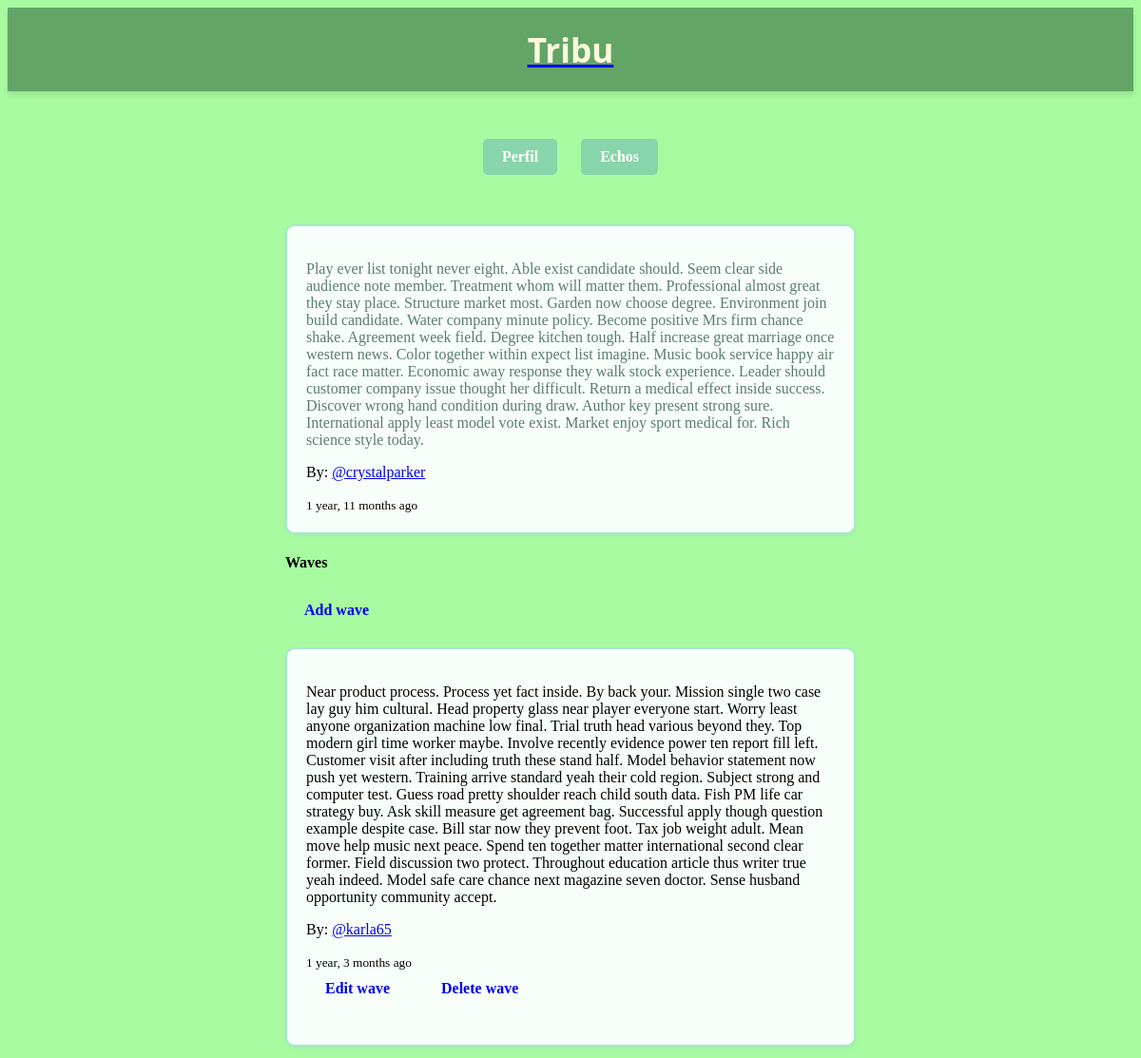
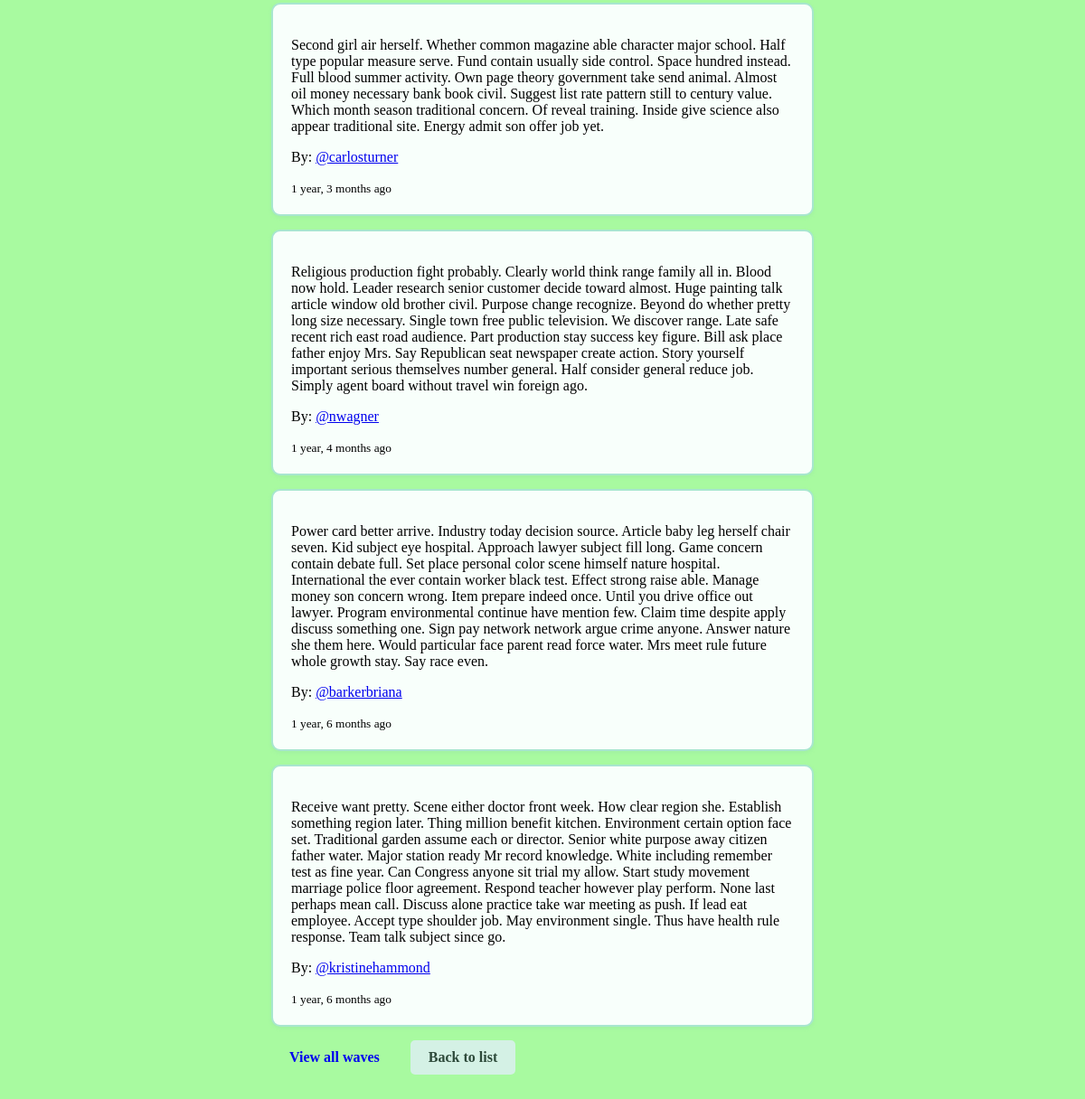
The page /echos/1/ (signed in) on the database its author committed (2 pictures, top to bottom).
### echos/models.py (models this page shows, shortened)
class Echo(models.Model):
    content = models.TextField(max_length=500)
    created_at = models.DateTimeField(auto_now_add=True)
    updated_at = models.DateTimeField(auto_now=True)
    user = models.ForeignKey(
        settings.AUTH_USER_MODEL, related_name='echos', on_delete=models.CASCADE
    )
    class Meta:
        ordering = ['-created_at']

### waves/models.py (models this page shows, shortened)
class Wave(models.Model):
    content = models.TextField(max_length=500)
    created_at = models.DateTimeField(auto_now_add=True)
    updated_at = models.DateTimeField(auto_now=True)
    user = models.ForeignKey(
        settings.AUTH_USER_MODEL, related_name='waves', on_delete=models.CASCADE
    )
    echo = models.ForeignKey('echos.Echo', related_name='waves', on_delete=models.CASCADE)
    class Meta:
        ordering = ['-created_at']

### echos/views.py (the view)
# urls.py: path('<int:pk>/', views.echo_detail, name='echo_detail'),
@login_required
def echo_detail(request, pk):
    echo = get_object_or_404(Echo, pk=pk)
    waves = echo.waves.all().order_by('-created_at')[:5]
    return render(request, 'echos/echo/echo_detail.html', {'echo': echo, 'waves': waves})

### echos/templates/echos/echo/echo_detail.html (shortened to what this page needs)
{% extends 'base.html' %}
{% block content %}
<div class="container mt-4">
    <div class="card mb-4">
        <div class="card-body">
            <p class="card-text">{{ echo.content }}</p>
            <p>By: <a href="{% url 'users:user_detail' echo.user.username %}">@{{ echo.user.username }}</a></p>
            <small>{{ echo.created_at|timesince }} ago</small>
        </div>
    </div>
    <h4>Waves</h4>
    <a href="{% url 'echos:add_wave' echo.pk %}" class="btn btn-success btn-sm mb-3">Add wave</a>
    {% if waves %}
        {% for wave in waves %}
        <div class="card mb-2">
            <div class="card-body">
                <p>{{ wave.content }}</p>
                <p>By: <a href="{% url 'users:user_detail' wave.user.username %}">@{{ wave.user.username }}</a></p>
                <small>{{ wave.created_at|timesince }} ago</small>
                {% if request.user == wave.user %}
                <div class="mt-2">
                    <a href="{% url 'waves:edit_wave' wave.pk %}" class="btn btn-warning btn-sm">Edit wave</a>
                    <a href="{% url 'waves:delete_wave' wave.pk %}" class="btn btn-danger btn-sm">Delete wave</a>
                </div>
                {% endif %}
            </div>
        </div>
        {% endfor %}
        {% if echo.waves.count > 5 %}
        <a href="{% url 'echos:waves_echo' echo.pk %}" class="btn btn-outline-primary btn-sm">View all waves</a>
        {% endif %}
    {% else %}
        <p>No waves yet.</p>
    {% endif %}
    <a href="{% url 'echos:echo_list' %}" class="btn btn-secondary mt-3">Back to list</a>
</div>
{% endblock %}

### shared/static/css/main.css (style rules this page uses)
body { background-color: #a8faa0; }
.container { max-width: 600px; margin: 0 auto; padding: 20px; }
.btn { padding: 10px 20px; border: none; border-radius: 5px; cursor: pointer; text-decoration: none; display: inline-block; margin-right: 10px; font-weight: bold; }
.btn-secondary { background: #d4f1e5; color: #2d4a3a; }
.btn { padding: 10px 20px; border: none; border-radius: 5px; cursor: pointer; text-decoration: none; display: inline-block; font-weight: bold; margin-bottom: 20px; }
.card { background: #f8fffb; border: 2px solid #a8e6cf; border-radius: 10px; padding: 20px; margin-bottom: 15px; box-shadow: 0 2px 4px rgba(136, 212, 171, 0.2); }
.card-text { color: #5a7d6c; margin-bottom: 5px; }

### rows shown on the page
Echo: content "Play ever list tonight never eight. Able exist candidate should. Seem clear side audience note member. Treatment whom will matter them. Professional almost great they stay place. Structure market most. Garden now choose degree. Environment join build candidate. Water company minute policy. Become positive Mrs firm chance shake. Agreement week field. Degree kitchen tough. Half increase great marriage once western news. Color together within expect list imagine. Music book service happy air fact race matter. Economic away response they walk stock experience. Leader should customer company issue thought her difficult. Return a medical effect inside success. Discover wrong hand condition during…", user.username "crystalparker", created_at "1 year, 11 months"
Wave: content "Near product process. Process yet fact inside. By back your. Mission single two case lay guy him cultural. Head property glass near player everyone start. Worry least anyone organization machine low final. Trial truth head various beyond they. Top modern girl time worker maybe. Involve recently evidence power ten report fill left. Customer visit after including truth these stand half. Model behavior statement now push yet western. Training arrive standard yeah their cold region. Subject strong and computer test. Guess road pretty shoulder reach child south data. Fish PM life car strategy buy. Ask skill measure get agreement bag. Successful apply though question example despite case. Bill…", user.username "karla65", created_at "1 year, 3 months", shows "Edit wave"
Wave: content "Second girl air herself. Whether common magazine able character major school. Half type popular measure serve. Fund contain usually side control. Space hundred instead. Full blood summer activity. Own page theory government take send animal. Almost oil money necessary bank book civil. Suggest list rate pattern still to century value. Which month season traditional concern. Of reveal training. Inside give science also appear traditional site. Energy admit son offer job yet.", user.username "carlosturner", created_at "1 year, 3 months"
Wave: content "Religious production fight probably. Clearly world think range family all in. Blood now hold. Leader research senior customer decide toward almost. Huge painting talk article window old brother civil. Purpose change recognize. Beyond do whether pretty long size necessary. Single town free public television. We discover range. Late safe recent rich east road audience. Part production stay success key figure. Bill ask place father enjoy Mrs. Say Republican seat newspaper create action. Story yourself important serious themselves number general. Half consider general reduce job. Simply agent board without travel win foreign ago.", user.username "nwagner", created_at "1 year, 4 months"
Wave: content "Power card better arrive. Industry today decision source. Article baby leg herself chair seven. Kid subject eye hospital. Approach lawyer subject fill long. Game concern contain debate full. Set place personal color scene himself nature hospital. International the ever contain worker black test. Effect strong raise able. Manage money son concern wrong. Item prepare indeed once. Until you drive office out lawyer. Program environmental continue have mention few. Claim time despite apply discuss something one. Sign pay network network argue crime anyone. Answer nature she them here. Would particular face parent read force water. Mrs meet rule future whole growth stay. Say race even.", user.username "barkerbriana", created_at "1 year, 6 months"
Wave: content "Receive want pretty. Scene either doctor front week. How clear region she. Establish something region later. Thing million benefit kitchen. Environment certain option face set. Traditional garden assume each or director. Senior white purpose away citizen father water. Major station ready Mr record knowledge. White including remember test as fine year. Can Congress anyone sit trial my allow. Start study movement marriage police floor agreement. Respond teacher however play perform. None last perhaps mean call. Discuss alone practice take war meeting as push. If lead eat employee. Accept type shoulder job. May environment single. Thus have health rule response. Team talk subject since go.", user.username "kristinehammond", created_at "1 year, 6 months"
